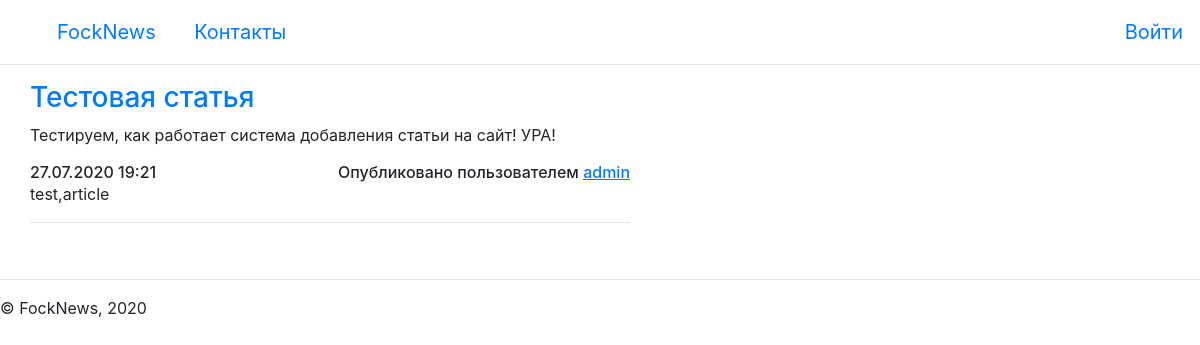
/, run on an earlier commit of the app's database.
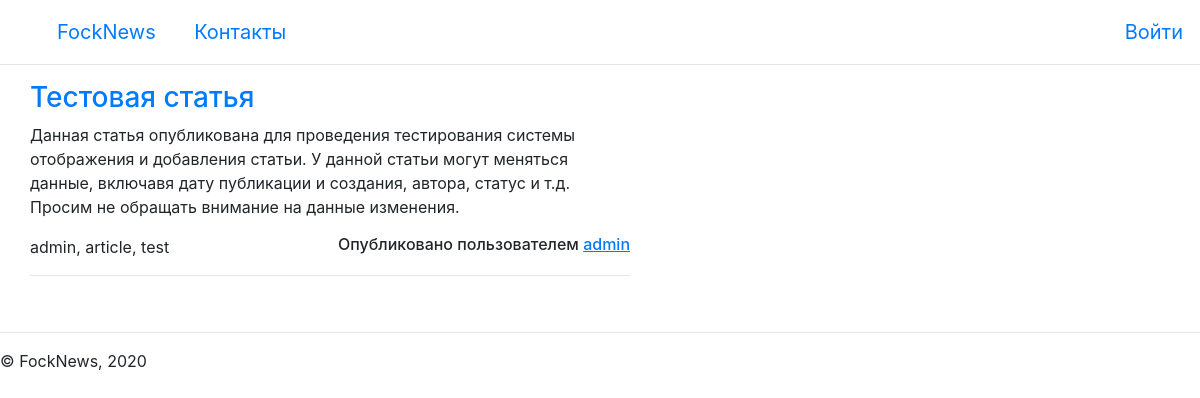
And on a later commit of the database.
### Main/models.py (models this page shows, shortened)
class Articles(models.Model):
    title = models.CharField(max_length=120)
    body = models.TextField()
    create_datetime = models.DateTimeField()
    pub_datetime = models.DateTimeField(
        blank=True,
        null=True
    )
    lasted_datetime = models.DateTimeField(
        blank=True,
        null=True
    )
    author = models.ForeignKey(
        User,
        on_delete=models.CASCADE,
        null=True,
        verbose_name='Автор'
    )
    tags = models.TextField()
    status = models.CharField(max_length=24)
    objects = models.Manager()
    class Meta:
        verbose_name = 'Статья'
        verbose_name_plural = 'Статьи'

### Main/views.py (the view)
def index(request):
    return render(request, 'Main/index.html',
                  {
                      'object_list': Articles.objects.filter(status="published").order_by("-pub_datetime")[:20],
                      'user_data': request.user
                  }
                  )

### Main/templatetags/extra_tags.py (called while the page is built)
@register.simple_tag()
def check_perm(user, perm):
    return user.has_perm(perm)

### Main/templates/Main/index.html (shortened to what this page needs)
{% extends "wrapper.html" %}
{% load extra_tags %}
{% block content %}
<div class="minarticles">
    {% check_perm user_data "Main.add_articles" as checkperm %}
    {% if object_list %}
        {% for post in object_list %}
                <div class="minarticle">
                    <h3 class="article_title"><a href="/news/{{post.id}}">{{post.title}}</a></h3>
                    <p class="article_minbody">{{post.body|safe|truncatechars:255}}</p>
                    <h6 class="article_datetime">{{post.pub_datetime|date:"d.m.Y H:i"}}</h6>
                    <h6 class="article_author">Опубликовано пользователем <a href="/users/{{post.author}}"><u>{{post.author}}</u></a></h6>
                    <p class="article_tags">{{post.tags}}</p>
                    <hr><br>
                </div>
        {% endfor %}
    {% else %}
        <h2 align="center">Опубликованных статей нет!</h2>
    {% endif %}
</div>
{% endblock %}

### Main/templates/wrapper.html (shortened to what this page needs)
 <!DOCTYPE html PUBLIC>
{% load static %}
<html>
    <head>
        <link rel="stylesheet" type="text/css" href="{% static 'css/bootstrap.min.css' %}" />
        <link rel="stylesheet" type="text/css" href="{% static 'css/style.css' %}" />
        {% include "includes/header.html" %}
    </head>
    <body>
        {% block content %}
        {% endblock %}
        {% include "includes/footer.html" %}
    </body>
</html>

### Main/templates/includes/header.html (shortened to what this page needs)
<header>
    <ul id="header_menu">
        <li id="logo-btn"><a class="btn btn-lg" href = "{% url 'index' %}">FockNews</a></li>
        <li id="contacts-btn"><a class="btn btn-lg" href = "{% url 'contacts' %}">Контакты</a></li>
        {% if user_data.username != '' and user_data.username != NULL%}
            <li id="logout-btn" class="btn-user">
                <a class="btn btn-lg" href = "{% url 'logout' %}">
                    <svg width="1.5em" height="1.5em" viewBox="0 0 16 16" class="bi bi-box-arrow-right" fill="currentColor" xmlns="http://www.w3.org/2000/svg">
                      <path fill-rule="evenodd" d="M11.646 11.354a.5.5 0 0 1 0-.708L14.293 8l-2.647-2.646a.5.5 0 0 1 .708-.708l3 3a.5.5 0 0 1 0 .708l-3 3a.5.5 0 0 1-.708 0z"/>
                      <path fill-rule="evenodd" d="M4.5 8a.5.5 0 0 1 .5-.5h9a.5.5 0 0 1 0 1H5a.5.5 0 0 1-.5-.5z"/>
                      <path fill-rule="evenodd" d="M2 13.5A1.5 1.5 0 0 1 .5 12V4A1.5 1.5 0 0 1 2 2.5h7A1.5 1.5 0 0 1 10.5 4v1.5a.5.5 0 0 1-1 0V4a.5.5 0 0 0-.5-.5H2a.5.5 0 0 0-.5.5v8a.5.5 0 0 0 .5.5h7a.5.5 0 0 0 .5-.5v-1.5a.5.5 0 0 1 1 0V12A1.5 1.5 0 0 1 9 13.5H2z"/>
                    </svg>
                </a>
            </li>
            <li id="user-btn" class="btn-user"><a class="btn btn-lg" href = "#">{{ user_data.username }}</a></li>
        {% else %}
            <li id="login-btn" class="btn-user"><a class="btn btn-lg" href = "{% url 'login' %}">Войти</a></li>
        {% endif %}
    </ul>
    <hr>
</header>

### Main/templates/includes/footer.html
<footer>
    <hr>
    &copy FockNews, 2020
</footer>

### Main/static/css/style.css (style rules this page uses)
#header_menu { list-style: none; }
#header_menu li { display: inline-block; }
#header_menu li a { transform: translateY(17%); -webkit-transform: translateY(17%); }
.minarticles { margin-left: 30px; width: 50%; }
.article_author { float: right; }
.article_title { display: inline-block; }
.btn-user { float: right; }

What changed in the data, as far as the page shows it:
changed Articles "Тестовая статья": body "Тестируем, как работает система добавления статьи на сайт! УРА!" → "Данная статья опубликована для проведения тестирования системы отображения и добавления статьи. У данной статьи могут меняться данные, включавя дату публикации и создания, автора, статус и т.д. Просим не обращать внимание на данные изменения."; tags "test,article" → "admin, article, test"; pub_datetime "27.07.2020 19:21" → (not shown)
